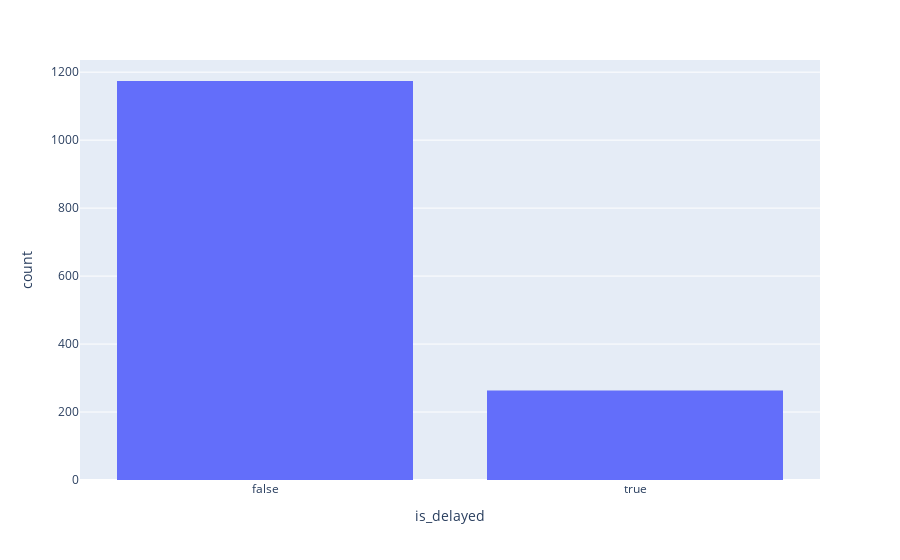

Notebook code for this chart:
### Code cell
fig = px.histogram(df, x="is_delayed")
fig.show()

### Figure 1 — Plotly figure (JSON) as saved in the notebook; plotly's stock layout.template omitted (floating-point values rounded to 4 significant figures; data arrays with more than 128 entries replaced by an {"elided": "..."} marker saying what was removed)
{"data": [{"alignmentgroup": "True", "bingroup": "x", "hovertemplate": "is_delayed=%{x}<br>count=%{y}<extra></extra>", "legendgroup": "", "marker": {"color": "#636efa", "pattern": {"shape": ""}}, "name": "", "offsetgroup": "", "orientation": "v", "showlegend": false, "type": "histogram", "x": {"elided": "1437 bool values"}, "xaxis": "x", "yaxis": "y"}], "layout": {"autosize": true, "barmode": "relative", "legend": {"tracegroupgap": 0}, "margin": {"t": 60}, "xaxis": {"anchor": "y", "autorange": true, "domain": [0, 1], "range": [-0.5, 1.5], "title": {"text": "is_delayed"}, "type": "category"}, "yaxis": {"anchor": "x", "autorange": true, "domain": [0, 1], "range": [0, 1236.0], "title": {"text": "count"}}}}
